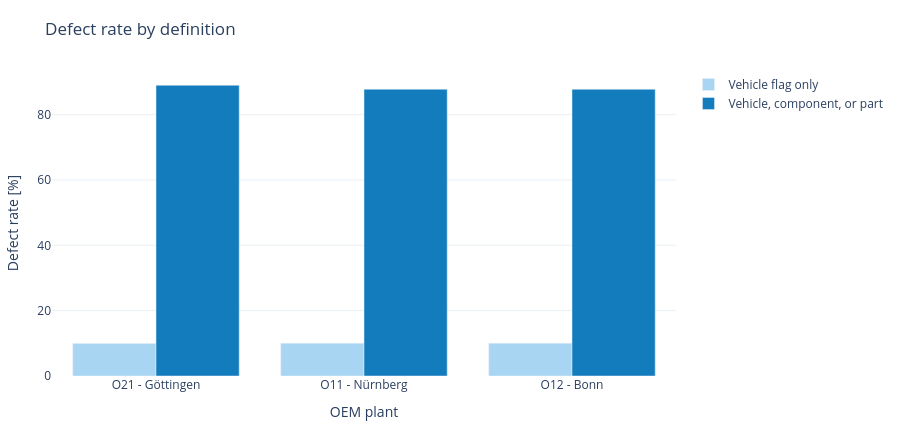

The notebook cell this image was saved under:
### Markdown cell above
**What the chart shows.** Light bars: only `Fehlerhaft_Fahrzeug`. Dark bars: a vehicle counts as defective if the vehicle, an installed component, or an installed part is defective (the task definition).

**Why it matters.** The ranking can change if only the vehicle file is used. The dark bars are the ones that decide the audit.

### Code cell
definition_long = oem_plant_quality.melt(
    id_vars=["Werk_Label"],
    value_vars=["Direkte_Quote", "Effektive_Quote"],
    var_name="Definition",
    value_name="Quote",
)
definition_long["Definition"] = definition_long["Definition"].map(
    {
        "Direkte_Quote": "Vehicle flag only",
        "Effektive_Quote": "Vehicle, component, or part",
    }
)
definition_long["Quote_pct"] = definition_long["Quote"] * 100

definition_figure = px.bar(
    definition_long,
    x="Werk_Label",
    y="Quote_pct",
    color="Definition",
    barmode="group",
    color_discrete_sequence=["#A8D5F2", "#137CBD"],
    title="Defect rate by definition",
    labels={"Werk_Label": "OEM plant", "Quote_pct": "Defect rate [%]"},
)
definition_figure.update_traces(
    hovertemplate="<b>%{x}</b><br>%{fullData.name}: %{y:.3f} %<extra></extra>"
)
style_figure(definition_figure)

### Figure 1 — Plotly figure (JSON) as saved in the notebook; plotly's stock layout.template omitted (floating-point values rounded to 4 significant figures)
{"data": [{"alignmentgroup": "True", "hovertemplate": "<b>%{x}</b><br>%{fullData.name}: %{y:.3f} %<extra></extra>", "legendgroup": "Vehicle flag only", "marker": {"color": "#A8D5F2", "pattern": {"shape": ""}}, "name": "Vehicle flag only", "offsetgroup": "Vehicle flag only", "orientation": "v", "showlegend": true, "textposition": "auto", "type": "bar", "x": ["O21 - Göttingen", "O11 - Nürnberg", "O12 - Bonn"], "xaxis": "x", "y": [9.914, 10.01, 10.03], "yaxis": "y"}, {"alignmentgroup": "True", "hovertemplate": "<b>%{x}</b><br>%{fullData.name}: %{y:.3f} %<extra></extra>", "legendgroup": "Vehicle, component, or part", "marker": {"color": "#137CBD", "pattern": {"shape": ""}}, "name": "Vehicle, component, or part", "offsetgroup": "Vehicle, component, or part", "orientation": "v", "showlegend": true, "textposition": "auto", "type": "bar", "x": ["O21 - Göttingen", "O11 - Nürnberg", "O12 - Bonn"], "xaxis": "x", "y": [88.98, 87.76, 87.75], "yaxis": "y"}], "layout": {"barmode": "group", "height": 430, "legend": {"title": {"text": ""}, "tracegroupgap": 0}, "margin": {"b": 50, "l": 50, "r": 30, "t": 70}, "paper_bgcolor": "white", "plot_bgcolor": "white", "title": {"text": "Defect rate by definition"}, "xaxis": {"anchor": "y", "domain": [0, 1], "showgrid": false, "title": {"text": "OEM plant"}}, "yaxis": {"anchor": "x", "domain": [0, 1], "gridcolor": "#EAF0F4", "title": {"text": "Defect rate [%]"}, "zeroline": false}}}
